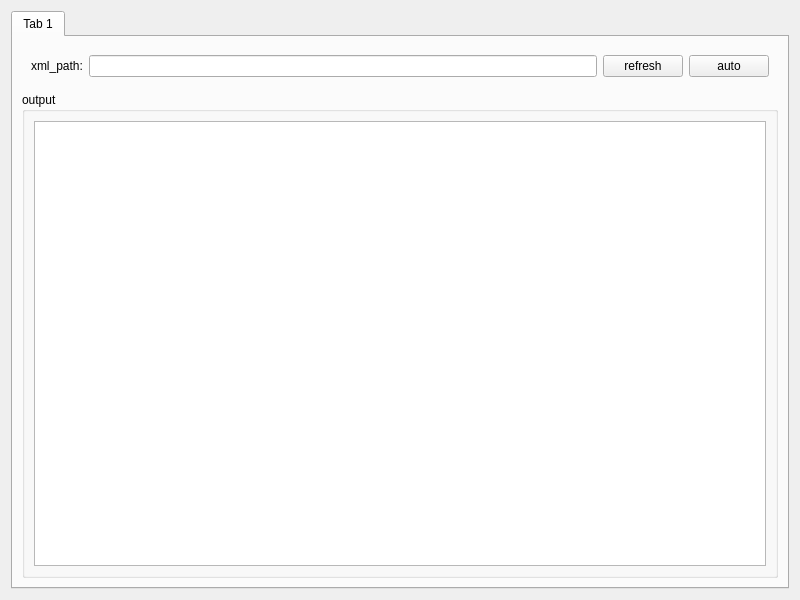
<?xml version="1.0" encoding="UTF-8"?>
<ui version="4.0">
 <class>Widget</class>
 <widget class="QWidget" name="Widget">
  <property name="geometry">
   <rect>
    <x>0</x>
    <y>0</y>
    <width>800</width>
    <height>600</height>
   </rect>
  </property>
  <property name="windowTitle">
   <string>Widget</string>
  </property>
  <layout class="QGridLayout" name="gridLayout">
   <item row="0" column="0">
    <widget class="QTabWidget" name="tabWidget">
     <property name="mouseTracking">
      <bool>false</bool>
     </property>
     <property name="currentIndex">
      <number>0</number>
     </property>
     <property name="movable">
      <bool>true</bool>
     </property>
     <widget class="QWidget" name="tab">
      <attribute name="title">
       <string>Tab 1</string>
      </attribute>
      <layout class="QGridLayout" name="gridLayout_3">
       <item row="0" column="0">
        <widget class="QWidget" name="widget" native="true">
         <layout class="QHBoxLayout" name="horizontalLayout">
          <item>
           <widget class="QLabel" name="xml_path_label">
            <property name="text">
             <string>xml_path:</string>
            </property>
           </widget>
          </item>
          <item>
           <widget class="QLineEdit" name="xml_path"/>
          </item>
          <item>
           <widget class="QPushButton" name="refresh">
            <property name="text">
             <string>refresh</string>
            </property>
           </widget>
          </item>
          <item>
           <widget class="QPushButton" name="auto_find">
            <property name="text">
             <string>auto</string>
            </property>
           </widget>
          </item>
         </layout>
        </widget>
       </item>
       <item row="1" column="0">
        <widget class="QGroupBox" name="groupBox">
         <property name="title">
          <string>output</string>
         </property>
         <layout class="QGridLayout" name="gridLayout_2">
          <item row="0" column="0">
           <widget class="QTextBrowser" name="output"/>
          </item>
         </layout>
        </widget>
       </item>
      </layout>
     </widget>
    </widget>
   </item>
  </layout>
 </widget>
 <resources/>
 <connections/>
</ui>
